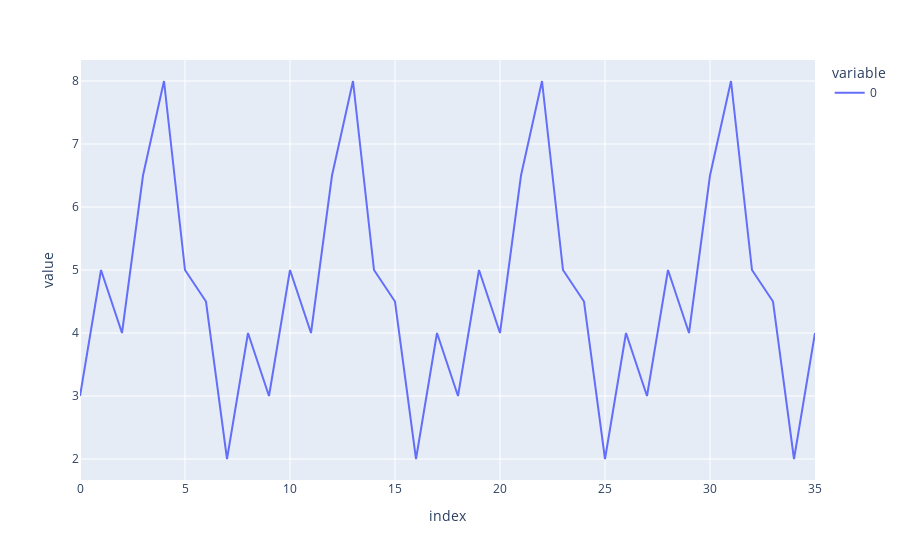

The notebook cell this image was saved under:
### Code cell
l = [3, 5, 4, 6.5, 8, 5, 4.5, 2, 4] * 4
px.line(l)

### Figure 1 — Plotly figure (JSON) as saved in the notebook; plotly's stock layout.template omitted (floating-point values rounded to 4 significant figures)
{"data": [{"hovertemplate": "variable=0<br>index=%{x}<br>value=%{y}<extra></extra>", "legendgroup": "0", "line": {"color": "#636efa", "dash": "solid"}, "mode": "lines", "name": "0", "orientation": "v", "showlegend": true, "type": "scatter", "x": [0, 1, 2, 3, 4, 5, 6, 7, 8, 9, 10, 11, 12, 13, 14, 15, 16, 17, 18, 19, 20, 21, 22, 23, 24, 25, 26, 27, 28, 29, 30, 31, 32, 33, 34, 35], "xaxis": "x", "y": [3, 5, 4, 6.5, 8, 5, 4.5, 2, 4, 3, 5, 4, 6.5, 8, 5, 4.5, 2, 4, 3, 5, 4, 6.5, 8, 5, 4.5, 2, 4, 3, 5, 4, 6.5, 8, 5, 4.5, 2, 4], "yaxis": "y"}], "layout": {"legend": {"title": {"text": "variable"}, "tracegroupgap": 0}, "margin": {"t": 60}, "xaxis": {"anchor": "y", "domain": [0, 1], "title": {"text": "index"}}, "yaxis": {"anchor": "x", "domain": [0, 1], "title": {"text": "value"}}}}
